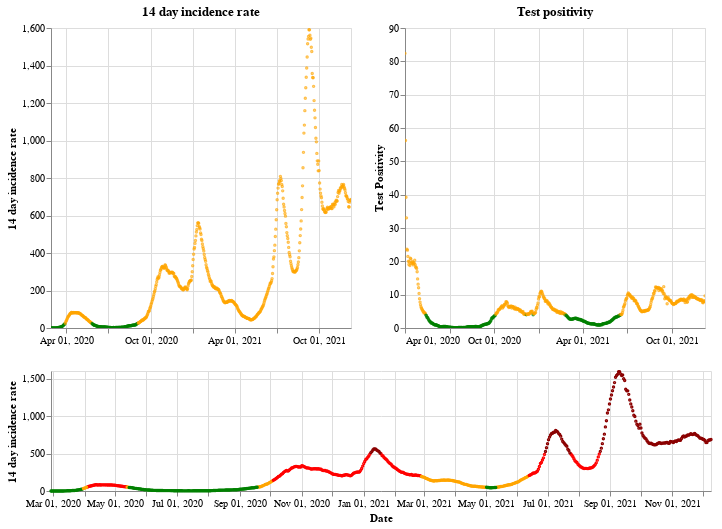

The code cell stored with this chart in its notebook:
### Markdown cell above
## Scotland

### Code cell
plot_traffic_light('Scotland')

### Figure 1 — Vega-Lite specification as saved in the notebook (floating-point values rounded to 4 significant figures; data arrays with more than 128 entries replaced by an {"elided": "..."} marker saying what was removed)
{"config": {"view": {"continuousWidth": 400, "continuousHeight": 300}}, "vconcat": [{"hconcat": [{"mark": {"type": "point", "size": 2}, "encoding": {"color": {"condition": {"value": "green", "test": "(datum.twoWeeklyCasesRate <= 25)"}, "value": "orange"}, "tooltip": [{"type": "nominal", "field": "areaName"}, {"type": "temporal", "field": "date"}, {"type": "quantitative", "field": "twoWeeklyCasesRate"}, {"type": "quantitative", "field": "testPositivity"}], "x": {"type": "temporal", "axis": {"title": ""}, "field": "date", "scale": {"domain": {"selection": "DateBrush"}}, "timeUnit": "yearmonthdate"}, "y": {"type": "quantitative", "axis": {"title": "14 day incidence rate"}, "field": "twoWeeklyCasesRate"}}, "title": "14 day incidence rate", "width": 300}, {"mark": {"type": "point", "size": 2}, "encoding": {"color": {"condition": {"value": "green", "test": "(datum.testPositivity <= 4)"}, "value": "orange"}, "tooltip": [{"type": "nominal", "field": "areaName"}, {"type": "temporal", "field": "date"}, {"type": "quantitative", "field": "twoWeeklyCasesRate"}, {"type": "quantitative", "field": "testPositivity"}], "x": {"type": "temporal", "axis": {"title": ""}, "field": "date", "scale": {"domain": {"selection": "DateBrush"}}, "timeUnit": "yearmonthdate"}, "y": {"type": "quantitative", "axis": {"title": "Test Positivity"}, "field": "testPositivity"}}, "title": "Test positivity", "width": 300}]}, {"layer": [{"mark": {"type": "point", "size": 2}, "encoding": {"color": {"condition": {"value": "orange", "test": "(((datum.testPositivity < 4) && (datum.twoWeeklyCasesRate >= 50)) && (datum.twoWeeklyCasesRate < 200))"}, "value": "red"}, "opacity": {"condition": {"value": 1, "test": "((datum.twoWeeklyCasesRate >= 50) && (datum.twoWeeklyCasesRate < 500))"}, "value": 0}, "tooltip": [{"type": "nominal", "field": "areaName"}, {"type": "temporal", "field": "date"}, {"type": "quantitative", "field": "twoWeeklyCasesRate"}, {"type": "quantitative", "field": "testPositivity"}], "x": {"type": "temporal", "axis": {"title": "Date"}, "field": "date", "timeUnit": "yearmonthdate"}, "y": {"type": "quantitative", "axis": {"title": "14 day incidence rate"}, "field": "twoWeeklyCasesRate"}}, "selection": {"DateBrush": {"type": "interval", "encodings": ["x"], "fields": ["Time"]}}}, {"mark": {"type": "point", "size": 2}, "encoding": {"color": {"value": "darkred"}, "opacity": {"condition": {"value": 1, "test": "(datum.twoWeeklyCasesRate >= 500)"}, "value": 0}, "tooltip": [{"type": "nominal", "field": "areaName"}, {"type": "temporal", "field": "date"}, {"type": "quantitative", "field": "twoWeeklyCasesRate"}, {"type": "quantitative", "field": "testPositivity"}], "x": {"type": "temporal", "axis": {"title": "Date"}, "field": "date", "timeUnit": "yearmonthdate"}, "y": {"type": "quantitative", "axis": {"title": "14 day incidence rate"}, "field": "twoWeeklyCasesRate"}}}, {"mark": {"type": "point", "size": 2}, "encoding": {"color": {"condition": {"value": "green", "test": "((datum.testPositivity < 4) && (datum.twoWeeklyCasesRate < 50))"}, "value": "orange"}, "opacity": {"condition": {"value": 1, "test": "(datum.twoWeeklyCasesRate < 50)"}, "value": 0}, "tooltip": [{"type": "nominal", "field": "areaName"}, {"type": "temporal", "field": "date"}, {"type": "quantitative", "field": "twoWeeklyCasesRate"}, {"type": "quantitative", "field": "testPositivity"}], "x": {"type": "temporal", "axis": {"title": "Date"}, "field": "date", "timeUnit": "yearmonthdate"}, "y": {"type": "quantitative", "axis": {"title": "14 day incidence rate"}, "field": "twoWeeklyCasesRate"}}}], "height": 120, "width": 660}], "data": {"name": "data-52c0d4eec1bd6733f67b433db8cd6856"}, "$schema": "https://vega.github.io/schema/vega-lite/v4.8.1.json", "datasets": {"data-52c0d4eec1bd6733f67b433db8cd6856": {"elided": "651 records"}}}
